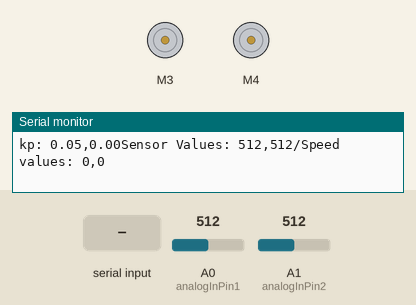
Bench run of a sketch on a simulated Arduino Uno, built with avr-gcc and run on an emulated ATmega328P. Shown: 2 × DC motor (green arrow = forward, orange = backward, longer = faster), the last lines printed to the serial monitor. Inputs (shaded band) come from the test bench; at power-on: A0 (analogInPin1) = 512, A1 (analogInPin2) = 512.

Above: at 1.2 s.
1.3 s: A0 (analogInPin1) set to 216
4.3 s: A0 (analogInPin1) set to 192
At 4.9 s:
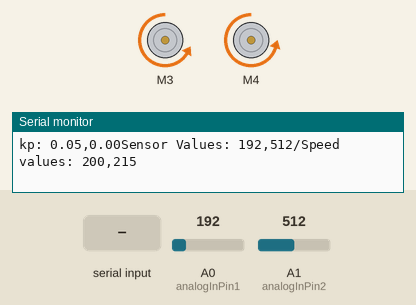
5.9 s: "90,45\n" received over Serial
At 7.0 s:
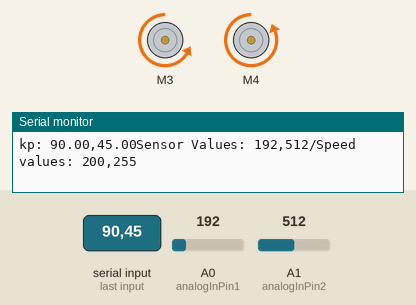
8.9 s: A1 (analogInPin2) set to 716
11.9 s: A1 (analogInPin2) set to 303
14.9 s: A1 (analogInPin2) set to 294
Timing chart, 0 to 18.9 s (numbered marks = the images above; inputs shaded):
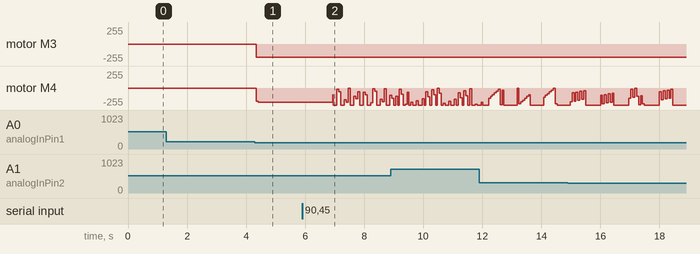

The sketch:

lab3.ino
```cpp
#include <Wire.h>
#include <Adafruit_MotorShield.h>
#include "utility/Adafruit_PWMServoDriver.h"

// ============== Global Variables and Parameters ============= //

// Constant Variables
const int analogInPin1 = A0;  // Input pins
const int analogInPin2 = A1;
const int setPoint = 200;     // Set wanted default position

// Counters
int lSensor = 0;        // Variable for left sensor value
int rSensor = 0;        // Variable for right sensor value
int lSpeed = 0;         // Variable for left motor speed
int rSpeed = 0;         // Variable for right motor speed

int errorVal = 0;       // Variable for error value
int prevError = 0;      // Variable for previous error value

// Variables for PID
float kp = 0.05;      // Variables for PID parameters
float kd = 0.01;
float ki = 0.00;
int proportional = 0;
int derivative = 0;
int integral = 0;
int turnVal = 0;      // Variable for total PID value

// Other Variables
int dir;                // Variable for motor direction
int maxSpeed = 255;
int defSpeed = 200;      // Set default speed of motors


// =========================== Motor Settings ========================== //

// Create motor shield object with default address
Adafruit_MotorShield AFMS = Adafruit_MotorShield();

// Create two motors
Adafruit_DCMotor *lMotor = AFMS.getMotor(3); //right wheel
Adafruit_DCMotor *rMotor = AFMS.getMotor(4); //left wheel

 // ======================== Other Methods ================== //

// Calculate PID value
void pidCalc(){
  proportional = errorVal;
  integral += proportional;
  //derivative = errorVal - prevError;

  turnVal = proportional*kp + integral*ki;// + derivative*kd;
}

// Calculate sensor value and set speed according to value
void readSensorVal(){
  lSensor = analogRead(analogInPin1);
  rSensor = analogRead(analogInPin2);

// On center
  if (lSensor <= setPoint && rSensor <= setPoint){
    lSpeed = defSpeed;
    rSpeed = defSpeed;
  }

// Tilted left
  if (lSensor <= setPoint && rSensor > setPoint){
    errorVal = abs(rSensor - setPoint);
    lSpeed = defSpeed;
    if (defSpeed + turnVal <= 255){
      rSpeed = abs(defSpeed + turnVal);
    }
    else{
      rSpeed = 255;
    }
  }

// Tilted right
  if (lSensor > setPoint && rSensor <= setPoint){
    errorVal = abs(lSensor - setPoint);
    rSpeed = defSpeed;
    if (defSpeed + turnVal <= 255){
      lSpeed = abs(defSpeed + turnVal);
    }
    else{
      lSpeed = 255;
    }

  }
}

// ===================== Main Methods ======================= //
void setup() {
  Serial.begin(9600);
  AFMS.begin();
  lMotor->setSpeed(defSpeed); // Set initial speed of motor 1
  rMotor->setSpeed(defSpeed); // Set initial speed of motor 2
  dir = BACKWARD;

}

void loop() {

 //Input values of PID parameters through serial port
  if (Serial.available() > 0){
    kp = Serial.parseFloat();
    ki = Serial.parseFloat();
    kd = Serial.parseFloat();
//      for (int x = 0; x<3; x++) {
//        switch (x) {
//          case 0:
//          kp = Serial.parseFloat();
//          break;
//        case 1:
//          ki = Serial.parseFloat();
//          break;
//        case 2:
//          kd = Serial.parseFloat();
//          break;
//        case 3:
//          for (int y = Serial.available(); y == 0; y--){
//            Serial.read();
//          }
//          break;
//        }
//     }
  }


  Serial.print("kp: ");
  Serial.print(kp);
  Serial.print(",");
  Serial.print(ki);
//  Serial.print(",");
//  Serial.println(kd);

  // Run motors
  lMotor->run(dir);
  rMotor->run(dir);
  // Calculate PID
  pidCalc();

  // Read sensor and set speed
  readSensorVal();
  // Apply speed on motor
  lMotor->setSpeed(lSpeed);
  rMotor->setSpeed(rSpeed);


  Serial.print("Sensor Values: ");
  Serial.print(lSensor);
  Serial.print(",");
  Serial.print(rSensor);
  Serial.print("/");
  Serial.print("Speed values: ");
  Serial.print(lSpeed);
  Serial.print(",");
  Serial.println(rSpeed);

}
```

Measured:
- the behaviour switches between 201 and 200 on A0 (analogInPin1) (found by bisection; images 0 and 1)
- after the input at 4.3 s, motor M3: stopped → backward 200/255 after 0.05 s; motor M4: stopped → backward 200/255 after 0.05 s, → backward 215/255 0.06 s later
